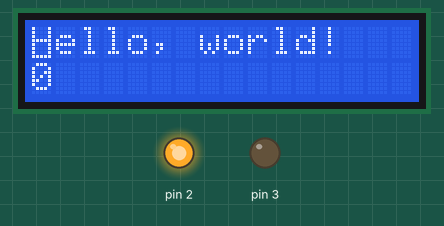
Simulated run of this sketch. Board: Arduino Uno, built with avr-gcc and run on an emulated ATmega328P. Parts: 16×2 character LCD, output pins drawn as LEDs (lit = HIGH). What the sketch prints to the serial monitor is not drawn.

Above: at 0.4 s.
At 5.5 s:
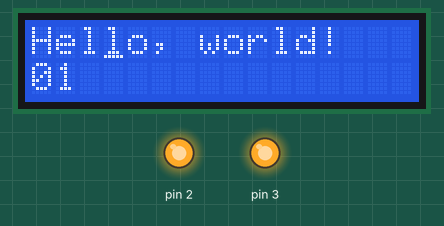
At 10.8 s:
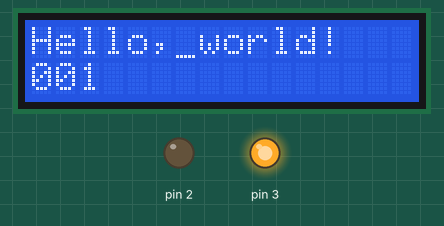
At 21.8 s:
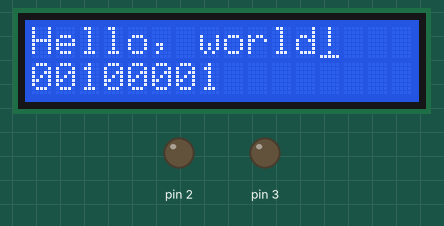
Timing chart, 0 to 23.3 s (numbered marks = the images above):
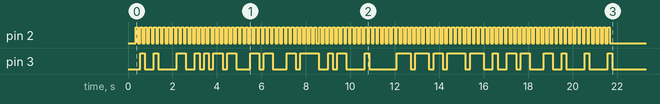

The sketch:

Transmiter.ino
```cpp
/*
 * SSCC - Serial Sync Clock Communication
 * Transmiter:
 * - It is using NRZ encoding/decoding: HIGH 5V = 1; LOW 0V = 0
 * - TX rate is set to 5 bits per second for better visualisation on the LED
 */

/*
 * Includes
 */
#include <LiquidCrystal_I2C.h>
#include <Wire.h>

/*
 * Variables
 */

#define TX_RATE  5 /* Transmit rate in bps */
#define TX_CLOCK 2 /* TX data pin */
#define TX_DATA  3 /* RX data pin */

#define SCL     19 /* LCD SCL pin */
#define SDA     18 /* LCD SDA pin */

#define LCD_ADDR 0x3F
#define LCD_LINES 16u
#define LCD_ROWS 2u

#define MONITOR false
#define PLOTTER true

const char *message = "Hello, world!"; /* Test message */

/*
 * Function Prototypes
 */

void setup();
void loop();

void SSCC_SetPins(uint8_t data_pin, uint8_t clk_pin);
void SSCC_SendData(const char *msg, uint8_t tx_rate, uint8_t data_pin, uint8_t clk_pin);
void SSCC_SendByte(byte tx_byte, uint8_t tx_rate, uint8_t data_pin, uint8_t clk_pin);
void SSCC_ClkPulse(uint8_t clk_pin, uint8_t tx_rate, bool bit);

void LCD_Init(const char* msg, uint8_t lines, uint8_t rows);
void LCD_UpdateByte(uint8_t idx);
void LCD_UpdateBits(uint8_t bit, uint8_t bit_idx, uint8_t byte_idx);

/* Initialize the LCD screen */
LiquidCrystal_I2C lcd(LCD_ADDR, LCD_LINES, LCD_ROWS);

/*********************************************_Main_Functions_*****************************************************/

void setup()
{
    Serial.begin(9600);

    /* Init I2C */
    Wire.begin();

    /* Setup for LCD */
    LCD_Init(message, LCD_LINES, LCD_ROWS);

    /* Setup for Serial data transmission*/
    SSCC_SetPins(TX_DATA, TX_CLOCK);

    /* Send data */
    SSCC_SendData(message, TX_RATE, TX_DATA, TX_CLOCK);

}

void loop()
{
  /* Empty loop */
}

/********************************************_Component_Functions_**************************************************/

void SSCC_SetPins(uint8_t data_pin, uint8_t clk_pin)
{
    pinMode(data_pin, OUTPUT);
    pinMode(clk_pin, OUTPUT);
}

void SSCC_SendData(const char *msg, uint8_t tx_rate, uint8_t data_pin, uint8_t clk_pin)
{
    /* Iterate trough each character in the message */
    for(uint8_t byte_idx = 0; byte_idx < strlen(msg); byte_idx++)
    {
        byte tx_byte = msg[byte_idx];

        /* Prepare LCD to display specific byte and each bit aparat */
        LCD_UpdateByte(byte_idx);

        /* Send data byte trough data pin */
        SSCC_SendByte(tx_byte, tx_rate, data_pin, clk_pin, byte_idx);

        /* Stop TX */
        digitalWrite(data_pin, LOW);
    }

}

// void SSCC_SendByte(byte tx_byte, uint8_t tx_rate, uint8_t data_pin, uint8_t clk_pin, uint8_t idx)
// {
//     uint8_t _byte_idx = idx;

//     for(uint8_t bit_idx = 0; bit_idx < 8; bit_idx++)
//     {
//         /* Extract bit at position (7 - bit_idx), MSB first */
//         bool tx_bit = tx_byte & (0x80 >> bit_idx);

//         /* Write data */
//         digitalWrite(TX_DATA, tx_bit);

//         /* 1000 / 5 = 200ms -> Low  -> 100 ms _100ms_| 100ms |*/
//         delay((1000 / TX_RATE) / 2);

//         /* Update the LCD */
//         LCD_UpdateBits(tx_bit, bit_idx, _byte_idx);

//         /* Pulse clock */
//         SSCC_ClkPulse(clk_pin, tx_rate, tx_bit);

//     }
// }

void SSCC_SendByte(byte tx_byte, uint8_t tx_rate, uint8_t data_pin, uint8_t clk_pin, uint8_t idx)
{
    for (uint8_t bit_idx = 0; bit_idx < 8; bit_idx++)
    {
        /* Extract bit at position (7 - bit_idx), MSB first */
        bool tx_bit = tx_byte & (0x80 >> bit_idx);

        //  Set DATA pin
        digitalWrite(data_pin, tx_bit);

        //  Update LCD for visualization
        LCD_UpdateBits(tx_bit, bit_idx, idx);

        //  Immediately pulse clock (rising edge = valid sampling)
        SSCC_ClkPulse(clk_pin, tx_rate, tx_bit);
    }

    // Stop transmission (idle low)
    digitalWrite(data_pin, LOW);
}


// void SSCC_ClkPulse(uint8_t clk_pin, uint8_t tx_rate, bool bit)
// {
//     digitalWrite(clk_pin, HIGH);
//     /******_PLOTTER/MONITOR_VIEW_******/
//     if (MONITOR)
//     {
//         Serial.print("DATA:\t");
//         Serial.print(bit);
//         Serial.print("\tCLK:\t");
//         Serial.println(1);
//     }
//     if (PLOTTER)
//     {
//         uint8_t clk_signal = 1;
//         Serial.print(bit);
//         Serial.print('\t');
//         Serial.println(clk_signal);
//     }
//     /* 1000 / 5 = 200ms -> High -> 100 ms _100ms_| 100ms |*/
//     delay((1000 / tx_rate) / 2);
//     digitalWrite(clk_pin, LOW);
//     /******_PLOTTER/MONITOR_VIEW_******/
//     if (MONITOR)
//     {
//         Serial.print("DATA:\t");
//         Serial.print(bit);
//         Serial.print("\tCLK:\t");
//         Serial.println(0);
//     }
//     if (PLOTTER)
//     {
//         clk_signal = 0;
//         Serial.print(bit);
//         Serial.print('\t');
//         Serial.println(clk_signal);
//     }
// }

void SSCC_ClkPulse(uint8_t clk_pin, uint8_t tx_rate, bool bit)
{
    digitalWrite(clk_pin, HIGH);

    if (MONITOR || PLOTTER)
    {
        Serial.print(bit);
        Serial.print('\t');
        Serial.println(1); // CLK HIGH
    }

    delay((1000 / tx_rate) / 2); // menține CLK HIGH

    digitalWrite(clk_pin, LOW);

    if (MONITOR || PLOTTER)
    {
        Serial.print(bit);
        Serial.print('\t');
        Serial.println(0); // CLK LOW
    }

    delay((1000 / tx_rate) / 2); // menține CLK LOW
}


void LCD_Init(const char* msg, uint8_t lines, uint8_t rows)
{
    lcd.begin(lines, rows);
    lcd.backlight();
    delay(250);

    lcd.setCursor(0, 0);
    lcd.print(msg);
}

void LCD_UpdateByte(uint8_t idx)
{
    /* Clear the second line of the display */
    lcd.noCursor();
    lcd.setCursor(0, 1);
    lcd.print("        ");  /* 8 spaces - 8 bits */
    lcd.setCursor(idx, 0);
    lcd.cursor();
}

void LCD_UpdateBits(uint8_t bit, uint8_t bit_idx, uint8_t byte_idx)
{
    lcd.noCursor();
    lcd.setCursor(bit_idx, 1);
    lcd.print(bit ? "1" : "0");
    lcd.setCursor(byte_idx, 0);
    lcd.cursor();
}
```
